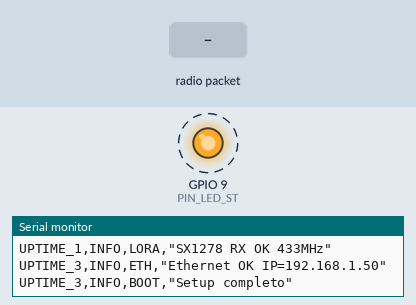
Recording of a sketch running on a simulated ESP32-S3. Parts: output pins drawn as LEDs (lit = HIGH), the last lines printed to the serial monitor. Dashed ring = blinking. The inputs (shaded band) are chosen by the test bench. WiFi joins after 1.5 s; servers stay silent unless stated; storage starts empty; no radio packets arrive unless stated; pins used as bus, display or sensor lines are not drawn.

Above: at 3.59 s.
At 4.7 s:
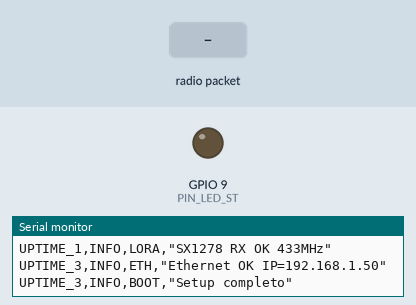
4.8 s: radio packet "1" arrives
At 6.5 s:
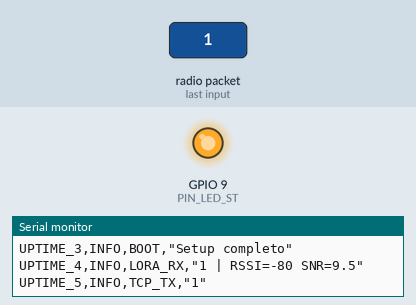
Timing chart, 0 to 13.8 s (numbered marks = the images above; inputs shaded):
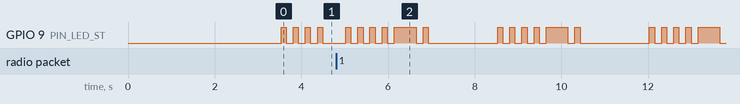

The sketch:

TMONE_Telemining2026_receiver.ino
```cpp
/*
  TMONE Telemining 2026 - RECEIVER / RFID LORA RECEIVER
  Plataforma: ESP32-S3 LilyGO A7608 + Carrier Telemining 2026

  Modos soportados:
    MODE_RECEIVER_LORA_TCP              : Recibe LoRa y reenvía tramas a IP destino por Ethernet o WiFi.
    MODE_MODULADOR_RFID_LORA_RECEIVER  : Recibe LoRa desde modulador RFID y reenvía a IP destino.

  Interfaces HW confirmadas:
    LoRa      : SX1278 SPI 433MHz
    Ethernet  : ENC28J60-I/SO
    MicroSD   : SPI independiente
*/

#include <Arduino.h>
#include <SPI.h>
#include <LoRa.h>
#include <WiFi.h>
#include <EthernetENC.h>
#include <SD.h>
#include <BLEDevice.h>
#include <BLEUtils.h>
#include <BLEScan.h>

// =======================================================
//                  SELECCION DE MODO
// =======================================================

enum DeviceMode : uint8_t {
  MODE_RECEIVER_LORA_TCP = 10,
  MODE_MODULADOR_RFID_LORA_RECEIVER = 11
};

static constexpr DeviceMode DEVICE_MODE = MODE_RECEIVER_LORA_TCP;

// =======================================================
//                  TRANSPORTE TCP
// =======================================================

enum NetTransport : uint8_t {
  NET_NONE = 0,
  NET_WIFI = 1,
  NET_ETHERNET = 2
};

// Si NET_ETHERNET está activo, no se usa WiFi.
static constexpr NetTransport TCP_TRANSPORT = NET_ETHERNET;

// =======================================================
//                  IDENTIDAD
// =======================================================

static const char* PORTICO_ID  = "TMONE_TTE_RX_003";
static const char* BACKBONE_ID = "GW_BACKBONE_RX_003";
static const char* EDGE_KIND   = "EDGE_RECEIVER";
static const char* BLE_NAME    = "TMONE_EDGE_RX_003";

// =======================================================
//                  RED / TCP
// =======================================================

static const char* WIFI_SSID = "TMONE_Repeat";
static const char* WIFI_PASS = "TMONE2025";

static const char* DEST_HOST = "172.20.10.2";
static constexpr uint16_t DEST_PORT = 7070;

byte ETH_MAC[] = { 0x02, 0x54, 0x4D, 0x4F, 0x4E, 0x03 };
IPAddress ETH_STATIC_IP(172, 20, 10, 53);
IPAddress ETH_DNS(172, 20, 10, 1);
IPAddress ETH_GW(172, 20, 10, 1);
IPAddress ETH_MASK(255, 255, 255, 0);

static bool g_ethOk = false;
static bool g_wifiOk = false;

// =======================================================
//                  PINOUT TELEMINING 2026
// =======================================================

// SPI compartido LoRa + Ethernet
static constexpr int PIN_SPI_MISO = 42;
static constexpr int PIN_SPI_MOSI = 41;
static constexpr int PIN_SPI_SCK  = 40;

// LoRa SX1278
static constexpr int PIN_LORA_DIO0 = 5;
static constexpr int PIN_LORA_RST  = 48;
static constexpr int PIN_LORA_CS   = 38;

// Ethernet ENC28J60
static constexpr int PIN_ETH_INT = 10;
static constexpr int PIN_ETH_RST = 8;
static constexpr int PIN_ETH_CS  = 39;

// LED de estado
static constexpr int PIN_LED_ST = 9;

// MicroSD SPI independiente
static constexpr int PIN_SD_MISO = 47;
static constexpr int PIN_SD_MOSI = 14;
static constexpr int PIN_SD_SCK  = 21;
static constexpr int PIN_SD_CS   = 13;

// =======================================================
//                  LORA RF
// =======================================================

static constexpr uint32_t LORA_FREQ_HZ = 433000000UL;
static constexpr int LORA_SF = 7;
static constexpr long LORA_BW = 125E3;
static constexpr int LORA_CR = 5;              // 4/5
static constexpr uint8_t LORA_SYNCWORD = 0x12;
static constexpr int LORA_TX_POWER = 14;

// =======================================================
//                  BLE LOCAL OPCIONAL
// =======================================================

static constexpr bool ENABLE_LOCAL_BLE_SCAN = false;
BLEScan* g_scan = nullptr;

// =======================================================
//                  SD / LOGS
// =======================================================

SPIClass SD_SPI(HSPI);
static bool g_sdOk = false;
static const char* LOG_PATH = "/tmone_rx_log.csv";
static const char* BUFFER_PATH = "/tmone_rx_buffer.log";

// =======================================================
//                  ESTADOS LED
// =======================================================

enum LedCode : uint8_t {
  LED_BOOT = 1,         // 1 pulso corto
  LED_OK = 2,           // 2 pulsos cortos
  LED_LORA_RX = 3,      // 1 pulso largo
  LED_NET_OK = 4,       // 2 cortos + 1 largo
  LED_ERROR_NET = 5,    // 3 cortos
  LED_ERROR_LORA = 6,   // 4 cortos
  LED_ERROR_SD = 7,     // 5 cortos
  LED_QUEUE_FULL = 8    // 6 cortos
};

static LedCode g_ledCode = LED_BOOT;
static uint32_t g_ledLastMs = 0;
static uint8_t g_ledStep = 0;
static bool g_ledOn = false;

static void setLed(bool on) {
  g_ledOn = on;
  digitalWrite(PIN_LED_ST, on ? HIGH : LOW);
}

static void ledSetCode(LedCode code) {
  if (g_ledCode == code) return;
  g_ledCode = code;
  g_ledStep = 0;
  g_ledLastMs = 0;
  setLed(false);
}

static void serviceLed() {
  uint32_t now = millis();

  uint8_t pulses = 2;
  bool specialNet = false;
  bool longOnly = false;

  switch (g_ledCode) {
    case LED_BOOT: pulses = 1; break;
    case LED_OK: pulses = 2; break;
    case LED_LORA_RX: longOnly = true; pulses = 1; break;
    case LED_NET_OK: specialNet = true; pulses = 3; break;
    case LED_ERROR_NET: pulses = 3; break;
    case LED_ERROR_LORA: pulses = 4; break;
    case LED_ERROR_SD: pulses = 5; break;
    case LED_QUEUE_FULL: pulses = 6; break;
  }

  uint16_t onMs = 120;
  if (longOnly) onMs = 500;
  if (specialNet && g_ledStep == 4) onMs = 500;

  uint16_t offMs = 160;
  uint16_t cyclePauseMs = 1600;

  if (g_ledOn) {
    if (now - g_ledLastMs >= onMs) {
      setLed(false);
      g_ledLastMs = now;
      g_ledStep++;
    }
    return;
  }

  if (g_ledStep >= pulses * 2) {
    if (now - g_ledLastMs >= cyclePauseMs) {
      g_ledStep = 0;
      setLed(true);
      g_ledLastMs = now;
    }
    return;
  }

  if (now - g_ledLastMs >= offMs) {
    setLed(true);
    g_ledLastMs = now;
  }
}

// =======================================================
//                  COLA DE TRAMAS
// =======================================================

static constexpr int QUEUE_CAP = 96;
static constexpr int FRAME_MAX = 260;

struct FrameItem {
  uint16_t len;
  char data[FRAME_MAX];
  uint8_t retries;
};

static FrameItem g_q[QUEUE_CAP];
static volatile int g_qHead = 0;
static volatile int g_qTail = 0;

static int qCount() {
  int c = g_qHead - g_qTail;
  if (c < 0) c += QUEUE_CAP;
  return c;
}

static bool queuePush(const String& s) {
  int nextHead = g_qHead + 1;
  if (nextHead >= QUEUE_CAP) nextHead = 0;

  if (nextHead == g_qTail) {
    ledSetCode(LED_QUEUE_FULL);
    return false;
  }

  size_t n = s.length();
  if (n >= FRAME_MAX) n = FRAME_MAX - 1;

  FrameItem& it = g_q[g_qHead];
  memcpy(it.data, s.c_str(), n);
  it.data[n] = '\0';
  it.len = n;
  it.retries = 0;

  g_qHead = nextHead;
  return true;
}

static bool queuePop(FrameItem& out) {
  if (g_qHead == g_qTail) return false;
  out = g_q[g_qTail];
  int nextTail = g_qTail + 1;
  if (nextTail >= QUEUE_CAP) nextTail = 0;
  g_qTail = nextTail;
  return true;
}

static bool queueRePush(const FrameItem& in) {
  int nextHead = g_qHead + 1;
  if (nextHead >= QUEUE_CAP) nextHead = 0;
  if (nextHead == g_qTail) return false;

  g_q[g_qHead] = in;
  g_qHead = nextHead;
  return true;
}

// =======================================================
//                  UTILIDADES / LOGS
// =======================================================

static String timestampISO() {
  char ts[32];
  snprintf(ts, sizeof(ts), "UPTIME_%lu", (unsigned long)(millis() / 1000UL));
  return String(ts);
}

static void logSerial(const char* tag, const String& msg) {
  Serial.print("["); Serial.print(tag); Serial.print("] ");
  Serial.println(msg);
}

static void logSD(const char* level, const char* module, const String& msg) {
  String line = timestampISO() + "," + level + "," + module + ",\"" + msg + "\"";
  Serial.println(line);

  if (!g_sdOk) return;
  File f = SD.open(LOG_PATH, FILE_APPEND);
  if (!f) {
    ledSetCode(LED_ERROR_SD);
    return;
  }
  f.println(line);
  f.close();
}

static bool appendBufferFrame(const String& frame) {
  if (!g_sdOk) return false;
  File f = SD.open(BUFFER_PATH, FILE_APPEND);
  if (!f) return false;
  f.println(frame);
  f.close();
  return true;
}

// =======================================================
//                  INIT SD
// =======================================================

static void initSD() {
  SD_SPI.begin(PIN_SD_SCK, PIN_SD_MISO, PIN_SD_MOSI, PIN_SD_CS);
  if (SD.begin(PIN_SD_CS, SD_SPI)) {
    g_sdOk = true;
    logSD("INFO", "SD", "MicroSD inicializada");
  } else {
    g_sdOk = false;
    logSerial("SD", "No inicializa MicroSD");
    ledSetCode(LED_ERROR_SD);
  }
}

// =======================================================
//                  RED
// =======================================================

static bool initWiFi() {
  if (TCP_TRANSPORT != NET_WIFI) return false;

  WiFi.persistent(false);
  WiFi.mode(WIFI_STA);
  WiFi.begin(WIFI_SSID, WIFI_PASS);

  uint32_t start = millis();
  while (WiFi.status() != WL_CONNECTED && millis() - start < 10000) {
    delay(200);
    serviceLed();
  }

  g_wifiOk = (WiFi.status() == WL_CONNECTED);
  logSD(g_wifiOk ? "INFO" : "ERROR", "WIFI", g_wifiOk ? "WiFi conectado" : "WiFi no conectado");
  return g_wifiOk;
}

static void resetEthernetChip() {
  pinMode(PIN_ETH_RST, OUTPUT);
  digitalWrite(PIN_ETH_RST, LOW);
  delay(50);
  digitalWrite(PIN_ETH_RST, HIGH);
  delay(200);
}

static bool initEthernet() {
  if (TCP_TRANSPORT != NET_ETHERNET) return false;

  resetEthernetChip();

  pinMode(PIN_ETH_CS, OUTPUT);
  digitalWrite(PIN_ETH_CS, HIGH);
  pinMode(PIN_LORA_CS, OUTPUT);
  digitalWrite(PIN_LORA_CS, HIGH);

  Ethernet.init(PIN_ETH_CS);

  int dhcp = Ethernet.begin(ETH_MAC);
  if (dhcp == 0) {
    Ethernet.begin(ETH_MAC, ETH_STATIC_IP, ETH_DNS, ETH_GW, ETH_MASK);
  }

  delay(500);
  g_ethOk = (Ethernet.localIP() != IPAddress(0, 0, 0, 0));

  if (g_ethOk) {
    logSD("INFO", "ETH", "Ethernet OK IP=" + Ethernet.localIP().toString());
  } else {
    logSD("ERROR", "ETH", "Ethernet no obtuvo IP");
    ledSetCode(LED_ERROR_NET);
  }

  return g_ethOk;
}

static bool netConnected() {
  if (TCP_TRANSPORT == NET_ETHERNET) return g_ethOk;
  if (TCP_TRANSPORT == NET_WIFI) return WiFi.status() == WL_CONNECTED;
  return false;
}

static bool sendTcpToDest(const char* frame) {
  if (!netConnected()) {
    ledSetCode(LED_ERROR_NET);
    appendBufferFrame(String(frame));
    return false;
  }

  if (TCP_TRANSPORT == NET_ETHERNET) {
    EthernetClient client;
    if (!client.connect(DEST_HOST, DEST_PORT)) {
      ledSetCode(LED_ERROR_NET);
      appendBufferFrame(String(frame));
      return false;
    }
    client.println(frame);
    client.stop();
    ledSetCode(LED_NET_OK);
    return true;
  }

  WiFiClient client;
  if (!client.connect(DEST_HOST, DEST_PORT)) {
    ledSetCode(LED_ERROR_NET);
    appendBufferFrame(String(frame));
    return false;
  }
  client.println(frame);
  client.stop();
  ledSetCode(LED_NET_OK);
  return true;
}

// =======================================================
//                  LORA
// =======================================================

static bool initLoRa() {
  pinMode(PIN_LORA_CS, OUTPUT);
  digitalWrite(PIN_LORA_CS, HIGH);
  pinMode(PIN_ETH_CS, OUTPUT);
  digitalWrite(PIN_ETH_CS, HIGH);

  SPI.begin(PIN_SPI_SCK, PIN_SPI_MISO, PIN_SPI_MOSI);
  LoRa.setPins(PIN_LORA_CS, PIN_LORA_RST, PIN_LORA_DIO0);

  if (!LoRa.begin(LORA_FREQ_HZ)) {
    logSD("ERROR", "LORA", "No inicializa SX1278");
    ledSetCode(LED_ERROR_LORA);
    return false;
  }

  LoRa.setSpreadingFactor(LORA_SF);
  LoRa.setSignalBandwidth(LORA_BW);
  LoRa.setCodingRate4(LORA_CR);
  LoRa.setSyncWord(LORA_SYNCWORD);
  LoRa.setTxPower(LORA_TX_POWER);
  LoRa.enableCrc();

  logSD("INFO", "LORA", "SX1278 RX OK 433MHz");
  return true;
}

static void pollLoRa() {
  int packetSize = LoRa.parsePacket();
  if (!packetSize) return;

  String frame;
  while (LoRa.available()) {
    char c = (char)LoRa.read();
    if (frame.length() < FRAME_MAX - 1) frame += c;
  }

  int rssi = LoRa.packetRssi();
  float snr = LoRa.packetSnr();

  logSD("INFO", "LORA_RX", frame + String(" | RSSI=") + rssi + " SNR=" + String(snr, 1));
  ledSetCode(LED_LORA_RX);

  if (!queuePush(frame)) {
    appendBufferFrame(frame);
    logSD("ERROR", "QUEUE", "Cola llena, frame a SD");
  }
}

// =======================================================
//                  PROCESAR COLA -> TCP
// =======================================================

static void processQueue() {
  uint32_t start = millis();
  static constexpr uint32_t TCP_BUDGET_MS = 8;

  FrameItem it;
  while (queuePop(it)) {
    if (millis() - start > TCP_BUDGET_MS) {
      queueRePush(it);
      return;
    }

    bool ok = sendTcpToDest(it.data);
    if (!ok) {
      it.retries++;
      if (it.retries <= 2) {
        queueRePush(it);
      } else {
        appendBufferFrame(String(it.data));
      }
      return;
    }

    logSD("INFO", "TCP_TX", String(it.data));
    delay(1);
  }
}

// =======================================================
//                  BLE LOCAL OPCIONAL
// =======================================================

class LocalBleCallbacks : public BLEAdvertisedDeviceCallbacks {
  void onResult(BLEAdvertisedDevice advertisedDevice) override {
    String addr = String(advertisedDevice.getAddress().toString().c_str());
    int rssi = advertisedDevice.getRSSI();

    String frame = addr + ":BT:" + timestampISO() + ":" +
                   BACKBONE_ID + ":" + EDGE_KIND + ":" + PORTICO_ID + ":" + String(rssi);

    queuePush(frame);
  }
};

static void initBLE() {
  if (!ENABLE_LOCAL_BLE_SCAN) return;

  BLEDevice::init(BLE_NAME);
  g_scan = BLEDevice::getScan();
  g_scan->setAdvertisedDeviceCallbacks(new LocalBleCallbacks());
  g_scan->setActiveScan(true);
  g_scan->setInterval(50);
  g_scan->setWindow(45);
  logSD("INFO", "BLE", "BLE local listo");
}

static void pollBLE() {
  if (!ENABLE_LOCAL_BLE_SCAN || !g_scan) return;

  static uint32_t lastMs = 0;
  if (millis() - lastMs < 6000) return;
  lastMs = millis();

  g_scan->start(1, false);
  g_scan->clearResults();
}

// =======================================================
//                  SETUP / LOOP
// =======================================================

void setup() {
  Serial.begin(115200);
  delay(1200);

  pinMode(PIN_LED_ST, OUTPUT);
  setLed(false);
  ledSetCode(LED_BOOT);

  Serial.println();
  Serial.println("=== TMONE Telemining 2026 - Receiver ===");

  initSD();
  initLoRa();

  if (TCP_TRANSPORT == NET_ETHERNET) initEthernet();
  if (TCP_TRANSPORT == NET_WIFI) initWiFi();

  initBLE();

  logSD("INFO", "BOOT", "Setup completo");
  ledSetCode(LED_OK);
}

void loop() {
  serviceLed();

  if (TCP_TRANSPORT == NET_ETHERNET) {
    Ethernet.maintain();
  }

  if (TCP_TRANSPORT == NET_WIFI && WiFi.status() != WL_CONNECTED) {
    g_wifiOk = false;
    initWiFi();
  }

  pollLoRa();
  pollBLE();
  processQueue();

  static uint32_t lastSysMs = 0;
  if (millis() - lastSysMs > 10000) {
    lastSysMs = millis();
    logSD("INFO", "SYS", String("Queue=") + qCount() + " Heap=" + ESP.getFreeHeap());
  }

  delay(2);
}
```

Measured:
- by itself, GPIO 9 (PIN_LED_ST): repeats every 3.5 s: 3 × (LOW 0.16 s, HIGH 0.12 s), LOW 0.16 s, HIGH 0.50 s, LOW 0.16 s, HIGH 0.12 s, LOW 1.6 s, HIGH 0.12 s
